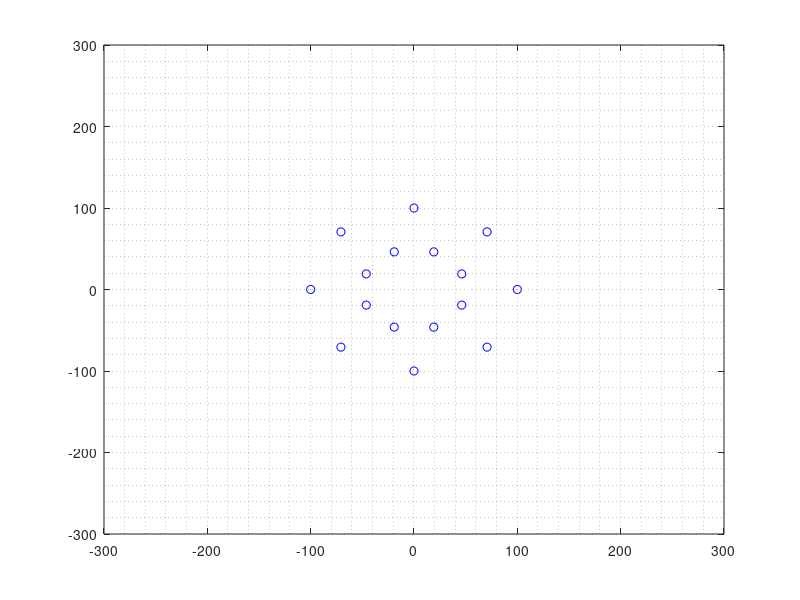

MATLAB code for this plot: (Note: this script raises an error after producing the figure.)
clear all, close all, clc
%VELOCITY FIELD INTERPOLATION USING SUBSTATION SENSORS
%this script is used to prove that a typical, not too complex wind velocity
%can be interpolated using the data from the substations without commiting
%a high amount of error
global t
r1=100;
r2=50;
n=8;
t=0;
while t<100;
for i=1:n
    x1(i)=r1*cos(2*pi*i/n);
    x2(i)=r2*cos(2*pi*i/n+2*pi/2/n);
    y1(i)=r1*sin(2*pi*i/n);
    y2(i)=r2*sin(2*pi*i/n+2*pi/2/n);
end
plot(x1,y1,'ob'), hold on
plot(x2,y2,'ob')
axis([-300 300 -300 300])
grid minor
P=[x1,x2;y1,y2];
[x,y]=meshgrid([-300:30:300],[-300:30:300]); %mesh of positions
[V,W]=vfield(x,y); %real wind velocity field, unknown to the substations
quiver(x,y,V,W,'c')
view(60,60)
[V1,W1]=vfield(x1,y1);
quiver(x1,y1,V1,W1,'r','LineWidth',2)
[V2,W2]=vfield(x2,y2);
quiver(x2,y2,V2,W2,'r','LineWidth',2);
xlabel('x  [km]'); ylabel('y [km]');
[xp,yp]=meshgrid([x1,x2],[y1,y2]);
[Vp,Wp]=vfield(xp,yp);
[x,y]=meshgrid([-150:30:150],[-150:30:150]);
%WIND INTERPOLATION based on what the substations see
[Vint]=griddata(xp,yp,Vp,x,y,'v4'); 
[Wint]=griddata(xp,yp,Wp,x,y,'v4');
quiver(x,y,Vint,Wint);
legend('Sensor Location - 1st Row','Sensor Location - 2nd Row','Real Wind','Data from Sensors','-','Interpolated Data')
% alpha 0.5
drawnow
t=t+1;
clf
end

% As it can be seen, the interpolated data of the velocity field is similar
% to the real wind fields. based on this, we can use this interpolation to
% compute the dust transport and to calculate and predict the path of the
% storms